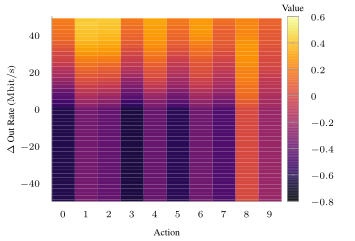

Source code (gnuplot):
set terminal tikz standalone color size 9cm,6cm font '\scriptsize' preamble '\usepackage{microtype} \usepackage{times} \usepackage[T1]{fontenc} \usepackage[binary-units, per-mode=symbol]{siunitx}\sisetup{detect-all}' createstyle
set output "policy-4-tcp-f7-mean.tex"

#load "parula.pal"
load "inferno.pal"

set style line 102 lc rgb '#a0a0a0' lt 1 lw 1
#set style boxplot outliers pointtype 7
#set style data boxplot
set border ls 102
set colorbox border 102
set key textcolor rgb "black"
set tics textcolor rgb "black"
set label textcolor rgb "black"

set border 3
set grid y
set xtics nomirror
set xtics offset 1.5,0
set xtics (0, 1, 2, 3, 4, 5, 6, 7, 8, 9)
set ytics nomirror

set datafile separator ","

set xlabel "Action"
set ylabel "$\\Delta$ Out Rate ($\\si{\\mega\\bit\\per\\second}$)"
set label "Value" at graph 0.98,1.05

set yrange [-50.0:50.0]
set xrange [0.0:10.0]
#set key inside bottom right

#set lmargin at screen 0.05;
#set rmargin at screen 1.1;
#set bmargin at screen 0.1;
#set tmargin at screen 0.95;

#set log cb

xs(x) = x - .5
ys(y) = y * (100.0 / 50.0) - 50.0

plot '../results/tcp-action-f7-4-mean-p.csv' matrix u (xs($1)):(ys($2)):3 every ::1 with image pixels notitle

set out
